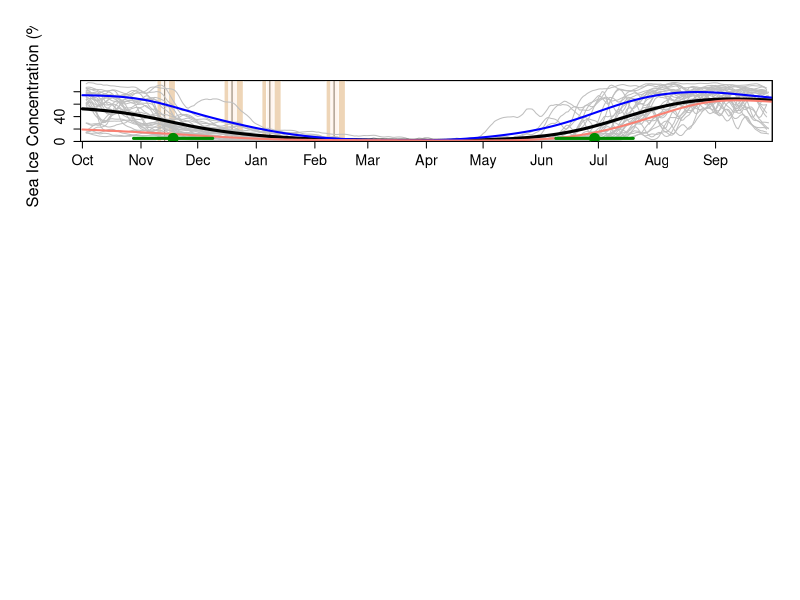

Write the R code that produced this figure.
require(lubridate)
require(zoo)
require(ggplot2)
require(reshape2)
require(openxlsx)

####### early vs lat ice yrs. 
late <- c(1991, 1994, 2004, 2013, 2015) 
early<- c (1992, 1998, 2007, 2008, 2010)

#### directories 
data_wd<-"~/Desktop/CodeData/DATA/"
plot_wd<-"~/Desktop/CodeData/PLOTS/"

####### Load Data ########
setwd(data_wd)
mn_repro_dates <- read.xlsx("Pal Datasets.xlsx", sheet = "Adélie", skipEmptyRows = FALSE)
concent <- read.xlsx("Pal Datasets.xlsx", sheet = "SeaIce_Concentration", skipEmptyRows = FALSE)
ret_adv <- read.xlsx("Pal Datasets.xlsx", sheet = "SeaIce_Advance_Retreat", skipEmptyRows = FALSE)





##############  FIGURE #####################  

######## Labeling dates
dates<-as.Date(c("2020-10-01", "2020-11-01" ,"2020-12-01" ,"2021-01-01", "2021-02-01", "2021-03-01", "2021-04-01", "2021-05-01", "2021-06-01", "2021-07-01", "2021-08-01" ,"2021-09-01"))
#day that corresponds to 1st of the month
day_since_sept30<-c(1, 32, 62 ,93, 124, 152, 183, 213, 244, 274, 305, 336)

setwd(plot_wd)
pdf("Sea ice_summary_phenology_Anvers200km_DAILY_SIC_dateRET_ADV_highlight earlylate.pdf", height=10, width=6)

par(mfrow=c(3,1)); par(oma=c(2,2,2,0))
plot(NA,NA, col="lightgray", xlim=c(0,366), ylim= range(concent$SeaIce_concentration, na.rm=TRUE), xlab="", ylab="Sea Ice Concentration (%)", cex.lab=1.5, cex.axis=1.3,,xaxs="i",yaxs="i", xaxt="n")
axis(1, at=day_since_sept30, label=format(dates, "%b"),cex.axis=1.3)

############## and quantiles and mean penguin dates 
id1<-1
id2<-5
col1<-"bisque2" 
rect(quantile(mn_repro_dates[,2], na.rm=TRUE)[id1], -1000, quantile(mn_repro_dates[,2], na.rm=TRUE)[id2], 1000, col=col1, border=F)
rect(quantile(mn_repro_dates[,3], na.rm=TRUE)[id1], -1000, quantile(mn_repro_dates[,3], na.rm=TRUE)[id2], 1000, col=col1, border=F)
rect(quantile(mn_repro_dates[,4], na.rm=TRUE)[id1], -1000, quantile(mn_repro_dates[,4], na.rm=TRUE)[id2], 1000, col=col1, border=F)
rect(quantile(mn_repro_dates[,5], na.rm=TRUE)[id1], -1000, quantile(mn_repro_dates[,5], na.rm=TRUE)[id2], 1000, col=col1, border=F)
id1<-2
id2<-4
col2<-"seashell1" 
rect(quantile(mn_repro_dates[,2], na.rm=TRUE)[id1], -1000, quantile(mn_repro_dates[,2], na.rm=TRUE)[id2], 1000, col=col2, border=F)
rect(quantile(mn_repro_dates[,3], na.rm=TRUE)[id1], -1000, quantile(mn_repro_dates[,3], na.rm=TRUE)[id2], 1000, col=col2, border=F)
rect(quantile(mn_repro_dates[,4], na.rm=TRUE)[id1], -1000, quantile(mn_repro_dates[,4], na.rm=TRUE)[id2], 1000, col=col2, border=F)
rect(quantile(mn_repro_dates[,5], na.rm=TRUE)[id1], -1000, quantile(mn_repro_dates[,5], na.rm=TRUE)[id2], 1000, col=col2, border=F)

# add repro means 
abline(v= mean(mn_repro_dates[,2], na.rm=TRUE), col="bisque4")#lay
abline(v= mean(mn_repro_dates[,3], na.rm=TRUE), col="bisque4")#hatch
abline(v= mean(mn_repro_dates[,4], na.rm=TRUE), col="bisque4")#crit per
abline(v= mean(mn_repro_dates[,5], na.rm=TRUE), col="bisque4")# fledge
############## ############## ############## 

#plot line for each year 
concent2<-concent[which(concent$Season %in% unique(concent$Season)[13:41]==T),]

for(q in 1:length(unique(concent2$Season))){
  yr1<-subset(concent2, concent2$Season == unique(concent2$Season)[q])
  yr1<-yr1[order(yr1$Days.Sept30),]
   VAR<-rollmean( yr1$SeaIce_concentration, k=5,fill=NA) #rollmean to be consisten with weather variables
    lines(time(yr1$Days.Sept30),VAR, col="gray")
}
agg_ice<-aggregate(concent2, by=list(concent2$Days.Sept30),FUN=mean, na.rm=TRUE )
agg_ice<-agg_ice[order(agg_ice$Days.Sept30),]
lines(ksmooth(time(agg_ice$Days.Sept30), agg_ice$SeaIce_concentration, "normal", bandwidth = 50), col="black", lwd=3)

####### add early and late ice years
ice_reorg_late<-concent2[which(concent2$Season %in% late==T),]
ice_reorg_late<-aggregate(ice_reorg_late, by=list(ice_reorg_late$Days.Sept30),FUN=mean, na.rm=TRUE )
agg_ice<-ice_reorg_late[order(ice_reorg_late$Days.Sept30),]
lines(ksmooth(time(agg_ice$Days.Sept30), agg_ice$SeaIce_concentration, "normal", bandwidth = 50), col="blue", lwd=2)
  
ice_reorg_early<-concent2[which(concent2$Season %in% early==T),]
ice_reorg_early<-aggregate(ice_reorg_early, by=list(ice_reorg_early$Days.Sept30),FUN=mean, na.rm=TRUE )
agg_ice<-ice_reorg_early[order(ice_reorg_early$Days.Sept30),]
lines(ksmooth(time(agg_ice$Days.Sept30), agg_ice$SeaIce_concentration, "normal", bandwidth = 50), col="salmon", lwd=2)
box()

##### add mn/sd in date
lwd_id<-3; cex_id<-3; pt_COL<-"green4"
mn_ret<- mean(ret_adv$Retreat_Days.Sept30[13:41])
sd_ret<- sd(ret_adv$Retreat_Days.Sept30[13:41])
mn_adv<-mean(ret_adv$Advance_Days.Sept30[13:41])
sd_adv<-sd(ret_adv$Advance_Days.Sept30[13:41])

points(mn_ret  , 5, cex=cex_id, pch=20, col=pt_COL)
points(mn_adv  , 5, cex=cex_id, pch=20, col=pt_COL)
segments(mn_ret- sd_ret, 5, mn_ret+sd_ret, 5, col=pt_COL,lwd=lwd_id)
segments(mn_adv- sd_adv, 5, mn_adv+sd_adv, 5, col=pt_COL,lwd=lwd_id)
dev.off()
#################################################################










